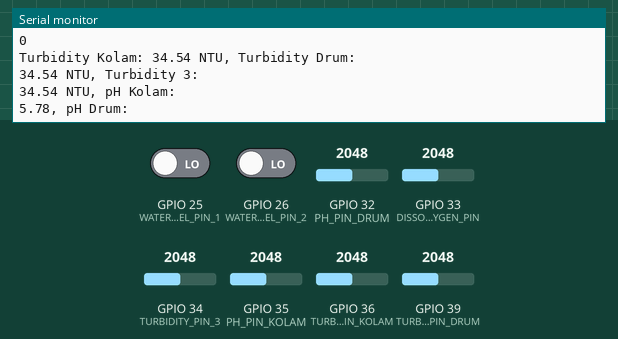
Simulated run of this sketch. Board: ESP32. Parts: the last lines printed to the serial monitor. Inputs (shaded band) come from the test bench; at power-on: GPIO 32 (PH_PIN_DRUM) = 2048, GPIO 33 (DISSOLVED_OXYGEN_PIN) = 2048, GPIO 34 (TURBIDITY_PIN_3) = 2048, GPIO 25 (WATER_LEVEL_PIN_1) LOW, GPIO 26 (WATER_LEVEL_PIN_2) LOW, GPIO 35 (PH_PIN_KOLAM) = 2048, GPIO 36 (TURBIDITY_PIN_KOLAM) = 2048, GPIO 39 (TURBIDITY_PIN_DRUM) = 2048. WiFi joins after 1.5 s; servers stay silent unless stated; EEPROM starts erased.

Above: at 1.2 s.
1.3 s: GPIO 32 (PH_PIN_DRUM) set to 2866
At 2.3 s:
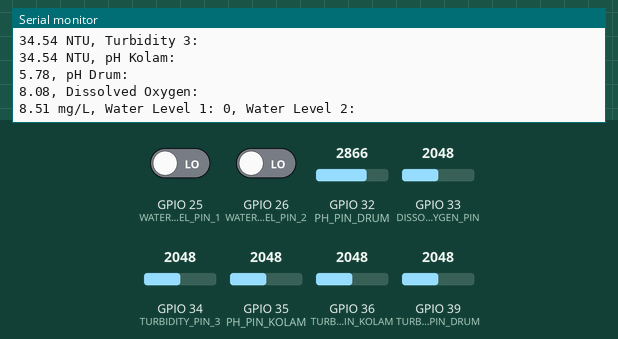
2.8 s: GPIO 33 (DISSOLVED_OXYGEN_PIN) set to 2866
At 3.5 s:
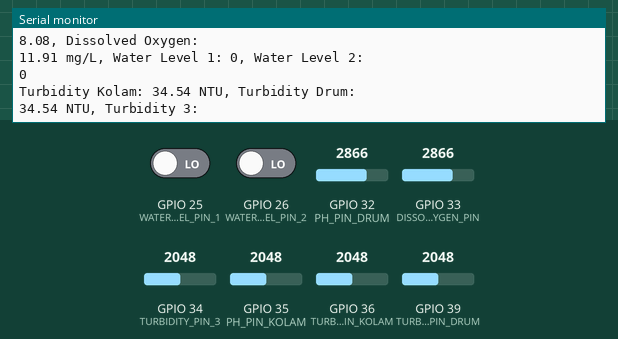
4.3 s: GPIO 34 (TURBIDITY_PIN_3) set to 2866
At 5.4 s:
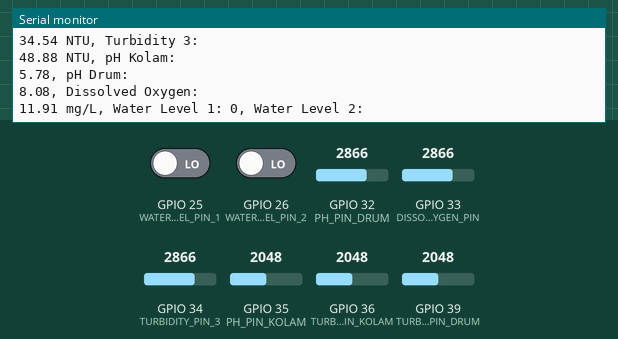

Measured:
- after the input at 1.3 s, the serial monitor: prints a new line at once (image 1)
- after the input at 2.8 s, the serial monitor: prints a new line at once (image 2)
- after the input at 4.3 s, the serial monitor: prints a new line at once (image 3)

The sketch:

Master.ino
```cpp
  #include <WiFi.h>
  #include <WebServer.h>
  #include <EEPROM.h>
  #include "accesspointPage.h"

// Define pins
#define TURBIDITY_PIN_KOLAM 36
#define TURBIDITY_PIN_DRUM 39
#define TURBIDITY_PIN_3 34
#define PH_PIN_KOLAM 35
#define PH_PIN_DRUM 32
#define DISSOLVED_OXYGEN_PIN 33
#define WATER_LEVEL_PIN_1 25
#define WATER_LEVEL_PIN_2 26
#define LOADCELL_DT 19
#define LOADCELL_SCK 23
#define SET_PIN 4
#define RELAY_PIN_SOLENOID_DRUM2_KOLAM 27
#define RELAY_PIN_SOLENOID_PH_ASAM 14
#define RELAY_PIN_SOLENOID_PH_BASA 12
#define RELAY_PIN_SOLENOID_PEMBUANGAN 13
#define RELAY_PIN_SOLENOID_DRUM1_DRUM2 2
#define RELAY_PIN_POMPA_AIR 15
#define RELAY_PIN_POMPA_AKUARIUM 23
#define SERVO_PIN_LONTAR 18
#define SERVO_PIN_KATUP 5

#define EEPROM_SIZE 64

// Variables
const uint16_t DO_Table[41] = {
    14460, 14220, 13820, 13440, 13090, 12740, 12420, 12110, 11810, 11530,
    11260, 11010, 10770, 10530, 10300, 10080, 9860, 9660, 9460, 9270,
    9080, 8900, 8730, 8570, 8410, 8250, 8110, 7960, 7820, 7690,
    7560, 7430, 7300, 7180, 7070, 6950, 6840, 6730, 6630, 6530, 6410};
const float CAL1_V = 1.6;
const uint8_t CAL1_T = 25;

float turbidityKolam, turbidityDrum, turbidity3, phKolam, phDrum, dissolvedOxygen;
bool waterLevel1, waterLevel2;

uint8_t ultrasonicBuffer[4];
float ultrasonicDistance;

//nama dan password access point
const char *apSSID = "Pakan ikan lele";
const char *apPassword = "12345678";

WebServer server(80);

//define ssid dan password wifi input dari webserver
String ssid = "";
String password = "";

//define mqtt
const char* mqttServer = "broker.hivemq.com";
const uint16_t mqttPort = 1883;
const char* mqttPubTopic = "pakanlele/data";
const char* mqttSubTopic = "pakanlele/espcontrol";

//fungsi pembacaan
float getTurbidity(uint16_t adcVal) {
    float volt = adcVal * 3.3 / 4095.;
    return (((-1120.4 * pow(volt, 2)) + (5742.3 * volt) - 4352.9) / 60.);
}

float getPH(uint16_t adcVal) {
    float volt = adcVal * 3.3 / 4095.;
    return (3.5 * volt);
}

float getDissolvedOxygen(uint16_t adcVal, uint8_t temperatureC = 25) {
    float volt = adcVal * 3.3 / 4095.;
    float vSaturation = CAL1_V + 35 * temperatureC - CAL1_T * 35;
    return ((volt * DO_Table[temperatureC] / vSaturation) / 1000.);
}

float getUltrasonicDistance(uint8_t *buffer) {
    int sum = (buffer[0] + buffer[1] + buffer[2]) & 0x00FF;
    if(sum == buffer[3]) {
        return (((buffer[1] << 8) | buffer[2]) / 10.);
    }
    return 0;
}

void handleRoot() {
  server.send(200, "text/html", htmlPage);
}

void handleSubmit() {
  ssid = server.arg("SSID");
  password = server.arg("password");

  // Save WiFi credentials to EEPROM
  EEPROM.begin(EEPROM_SIZE);
  EEPROM.writeString(0, ssid);
  EEPROM.writeString(32, password);
  EEPROM.commit();

  server.send(200, "text/html", "Configuration Saved. ESP will restart and try to connect to the specified network.");

  // Restart the ESP to apply the new WiFi settings
  delay(1000);
  ESP.restart();
}

void startAccessPoint() {
  // Start access point
  WiFi.softAP(apSSID, apPassword);
  Serial.println("Access Point Started");
  Serial.print("AP IP Address: ");
  Serial.println(WiFi.softAPIP());

  // Start web server
  server.on("/", handleRoot);
  server.on("/submit", handleSubmit);
  server.begin();
  Serial.println("HTTP server started");
}

void setup() {
  Serial.begin(115200);

  // Initialize EEPROM
  EEPROM.begin(EEPROM_SIZE);

  // Read WiFi credentials from EEPROM
  ssid = EEPROM.readString(0);
  password = EEPROM.readString(32);

  // Try to connect to WiFi with stored credentials
  if (ssid.length() > 0 && password.length() > 0) {
    WiFi.begin(ssid.c_str(), password.c_str());
    Serial.print("Connecting to WiFi: ");
    Serial.println(ssid);

    unsigned long startAttemptTime = millis();
    while (WiFi.status() != WL_CONNECTED && millis() - startAttemptTime < 30000) {
      Serial.print(".");
      delay(100);
    }

    if (WiFi.status() == WL_CONNECTED) {
      Serial.println("Connected!");
      Serial.print("IP Address: ");
      Serial.println(WiFi.localIP());

      // Close access point
      WiFi.softAPdisconnect(true);
      Serial.println("Access Point Closed");
    } else {
      Serial.println("Failed to connect, starting access point...");
      startAccessPoint();
    }
  } else {
    // Start access point if no credentials found
    startAccessPoint();
  }
}

void loop() {
     turbidityKolam = getTurbidity(analogRead(TURBIDITY_PIN_KOLAM));
     turbidityDrum = getTurbidity(analogRead(TURBIDITY_PIN_DRUM));
     turbidity3 = getTurbidity(analogRead(TURBIDITY_PIN_3));
     phKolam = getPH(analogRead(PH_PIN_KOLAM));
     phDrum = getPH(analogRead(PH_PIN_DRUM));
     dissolvedOxygen = getDissolvedOxygen(analogRead(DISSOLVED_OXYGEN_PIN));
     waterLevel1 = digitalRead(WATER_LEVEL_PIN_1);
     waterLevel2 = digitalRead(WATER_LEVEL_PIN_2);

    Serial.print("Turbidity Kolam: ");
    Serial.print(turbidityKolam);
    Serial.print(" NTU, ");

    Serial.println("Turbidity Drum: ");
    Serial.print(turbidityDrum);
    Serial.print(" NTU, ");

    Serial.println("Turbidity 3: ");
    Serial.print(turbidity3);
    Serial.print(" NTU, ");

    Serial.println("pH Kolam: ");
    Serial.print(phKolam);
    Serial.print(", ");

    Serial.println("pH Drum: ");
    Serial.print(phDrum);
    Serial.print(", ");

    Serial.println("Dissolved Oxygen: ");
    Serial.print(dissolvedOxygen);
    Serial.print(" mg/L, ");

    Serial.print("Water Level 1: ");
    Serial.print(waterLevel1);
    Serial.print(", ");

    Serial.println("Water Level 2: ");
    Serial.print(waterLevel2);
    Serial.println();

}
```

accesspointPage.h
```cpp
#ifndef ACCESSPOINTPAGE_H
#define ACCESSPOINTPAGE_H

const char *htmlPage = R"rawliteral(
<!DOCTYPE html>
<html>
<head>
    <title>WiFi Login</title>
    <style>
        body {
            font-family: Arial, sans-serif;
            background-color: #f4f4f4;
        }

        .container {
            width: 300px;
            margin: 0 auto;
            padding: 20px;
            background-color: #fff;
            border-radius: 5px;
            box-shadow: 0 0 10px rgba(0, 0, 0, 0.1);
            margin-top: 100px;
        }

        h2 {
            text-align: center;
        }

        .form-group {
            margin-bottom: 20px;
        }

        label {
            display: block;
            font-weight: bold;
        }

        input[type="text"],
        input[type="password"] {
            width: 90%;
            padding: 10px;
            border: 1px solid #ccc;
            border-radius: 5px;
        }

        input[type="submit"] {
            background-color: #007BFF;
            color: #fff;
            padding: 10px 20px;
            border: none;
            border-radius: 5px;
            cursor: pointer;
        }

        input[type="submit"]:hover {
            background-color: #0056b3;
        }
    </style>
</head>
<body>
    <div class="container">
        <h2>WiFi Login</h2>
        <form action="/submit" method="post">
            <div class="form-group">
                <label for="SSID">SSID:</label>
                <input type="text" id="SSID" name="SSID" required>
            </div>
            <div class="form-group">
                <label for="password">Password:</label>
                <input type="password" id="password" name="password">
                <input type="checkbox" id="showPassword"> Show Password<br>
            </div>
            <div class="form-group">
                <input type="submit" value="Save and Restart">
            </div>
        </form>
        <script>
        const passwordInput = document.getElementById('password');
        const showPasswordCheckbox = document.getElementById('showPassword');

        showPasswordCheckbox.addEventListener('change', function () {
            if (showPasswordCheckbox.checked) {
                passwordInput.type = 'text';
            } else {
                passwordInput.type = 'password';
            }
        });
    </script>
    </div>
</body>
</html>
)rawliteral";

#endif // ACCESSPOINTPAGE_H
```
